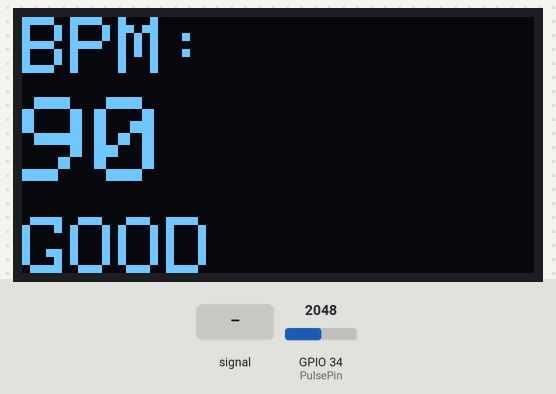
This sketch was run on a simulated ESP32. Shown: 128×64 one-colour display. The test bench sets the inputs (shaded band); at power-on: GPIO 34 (PulsePin) = 2048. WiFi joins after 1.5 s; servers stay silent unless stated; no MQTT or app messages arrive unless stated; what the sketch prints to the serial monitor is not drawn.

Above: at 4.7 s.
4.8 s: GPIO 34 (PulsePin) fed a 200 Hz sine of ±1023 counts around its level
At 8.5 s:
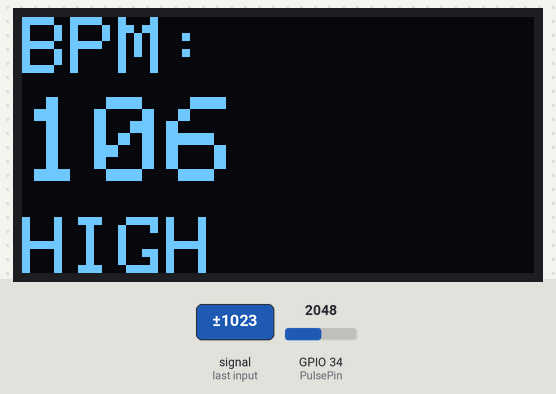
8.9 s: GPIO 34 (PulsePin) set to 491
At 10.8 s:
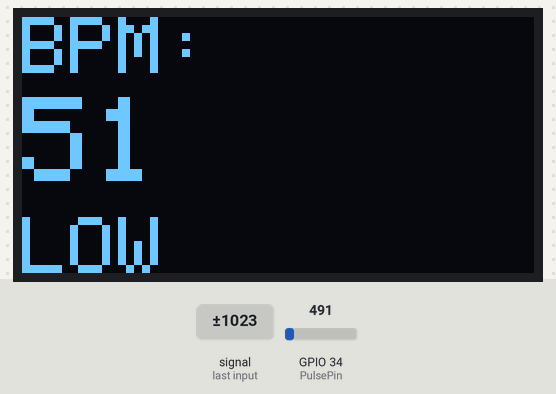
11.2 s: GPIO 34 (PulsePin) set to 411
At 13.0 s:
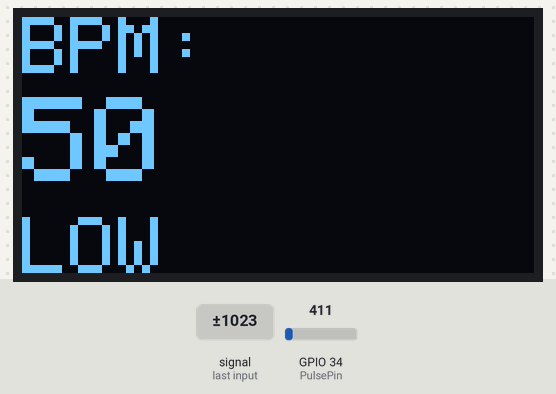
13.3 s: GPIO 34 (PulsePin) set to 789
At 14.2 s:
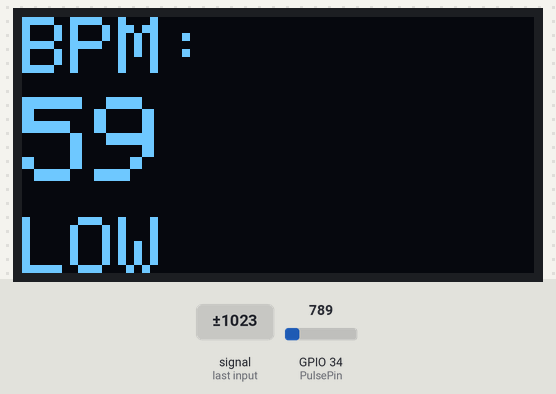
15.4 s: GPIO 34 (PulsePin) set to 855
At 16.5 s:
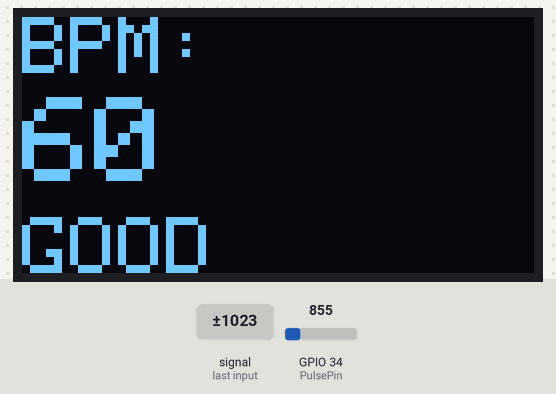
17.4 s: GPIO 34 (PulsePin) fed a 200 Hz sine of ±327 counts around its level
At 18.8 s:
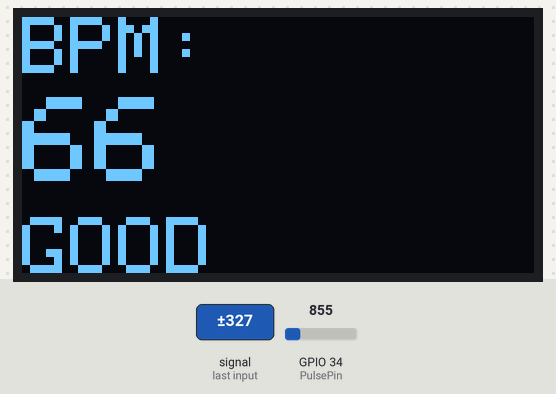
Timing chart, 0 to 20.4 s (numbered marks = the images above; inputs shaded):
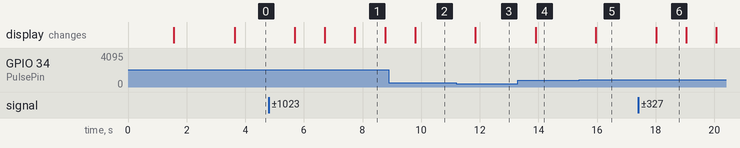

Measured:
- the behaviour switches between 451 and 450 on GPIO 34 (PulsePin) (found by bisection; images 2 and 3)
- the behaviour switches between 818 and 819 on GPIO 34 (PulsePin) (found by bisection; images 4 and 5)
- after the input at 4.8 s, the display: first changes after 0.89 s (image 1 shows a later state)
- after the input at 8.9 s, the display: changes after 0.90 s (image 2)
- after the input at 11.2 s, the display: changes after 0.65 s (image 3)
- after the input at 13.3 s, the display: changes after 0.61 s (image 4)
- after the input at 15.4 s, the display: changes after 0.56 s (image 5)
- after the input at 17.4 s, the display: changes after 0.61 s (image 6)

The sketch:

pulsemeter-using-esp32-with-mqtt-and-oled.ino
```cpp
#include <WiFi.h>
#include <WiFiClientSecure.h>
#include <PubSubClient.h>

#include <Adafruit_GFX.h>
#include <Adafruit_SSD1306.h>

// ---------------- OLED ----------------
#define SCREEN_WIDTH 128
#define SCREEN_HEIGHT 64

Adafruit_SSD1306 display(SCREEN_WIDTH, SCREEN_HEIGHT, &Wire, -1);

// ---------------- WIFI ----------------
const char* ssid = "PranavA34";
const char* password = "";

// ---------------- MQTT ----------------
const char* mqtt_server = "YOUR_MQTT_CLUSTER_URL";
const int mqtt_port = 8883;

const char* mqtt_user = "YOUR_USERNAME";
const char* mqtt_pass = "YOUR_PASSWORD";

// ---------------- Topics ----------------
const char* pulseTopic = "esp32/pulse/value";
const char* statusTopic = "esp32/pulse/status";

// ---------------- Pulse Input ----------------
#define PulsePin 34

WiFiClientSecure secureClient;
PubSubClient client(secureClient);

// ------------------------------------------------

void setup_wifi() {

  Serial.print("Connecting WiFi");

  WiFi.begin(ssid, password);

  while (WiFi.status() != WL_CONNECTED) {
    delay(500);
    Serial.print(".");
  }

  Serial.println("\nWiFi Connected");
}

// ------------------------------------------------

void reconnect() {

  while (!client.connected()) {

    Serial.print("Connecting MQTT...");

    if (client.connect("ESP32Client", mqtt_user, mqtt_pass)) {
      Serial.println(" Connected!");
    }
    else {
      Serial.print(" Failed rc=");
      Serial.println(client.state());
      delay(3000);
    }
  }
}

// ------------------------------------------------

void setup() {

  Serial.begin(115200);

  setup_wifi();

  secureClient.setInsecure();

  client.setServer(mqtt_server, mqtt_port);

  // ---------- OLED Init ----------
  if (!display.begin(SSD1306_SWITCHCAPVCC, 0x3C)) {
    Serial.println("OLED Failed");
    while (true);
  }

  display.clearDisplay();
  display.setTextSize(2);
  display.setTextColor(WHITE);
  display.setCursor(10, 10);
  display.println("PULSE");
  display.setCursor(10, 35);
  display.println("MONITOR");
  display.display();

  delay(2000);

  Serial.println("ESP32 MQTT OLED System Started");
}

// ------------------------------------------------

void loop() {

  if (!client.connected()) {
    reconnect();
  }

  client.loop();

  int raw = analogRead(PulsePin);

  int bpm = map(raw, 0, 4095, 40, 140);

  String status;

  if (bpm < 60) status = "LOW";
  else if (bpm <= 100) status = "GOOD";
  else status = "HIGH";

  // ---------- MQTT Publish ----------
  client.publish(pulseTopic, String(bpm).c_str());
  client.publish(statusTopic, status.c_str());

  // ---------- OLED Display ----------
  display.clearDisplay();

  display.setTextSize(2);
  display.setCursor(0, 0);
  display.print("BPM:");

  display.setTextSize(3);
  display.setCursor(0, 20);
  display.print(bpm);

  display.setTextSize(2);
  display.setCursor(0, 50);
  display.print(status);

  display.display();

  // ---------- Serial ----------
  Serial.print("BPM: ");
  Serial.print(bpm);
  Serial.print(" | Status: ");
  Serial.println(status);

  delay(1000);
}
```
